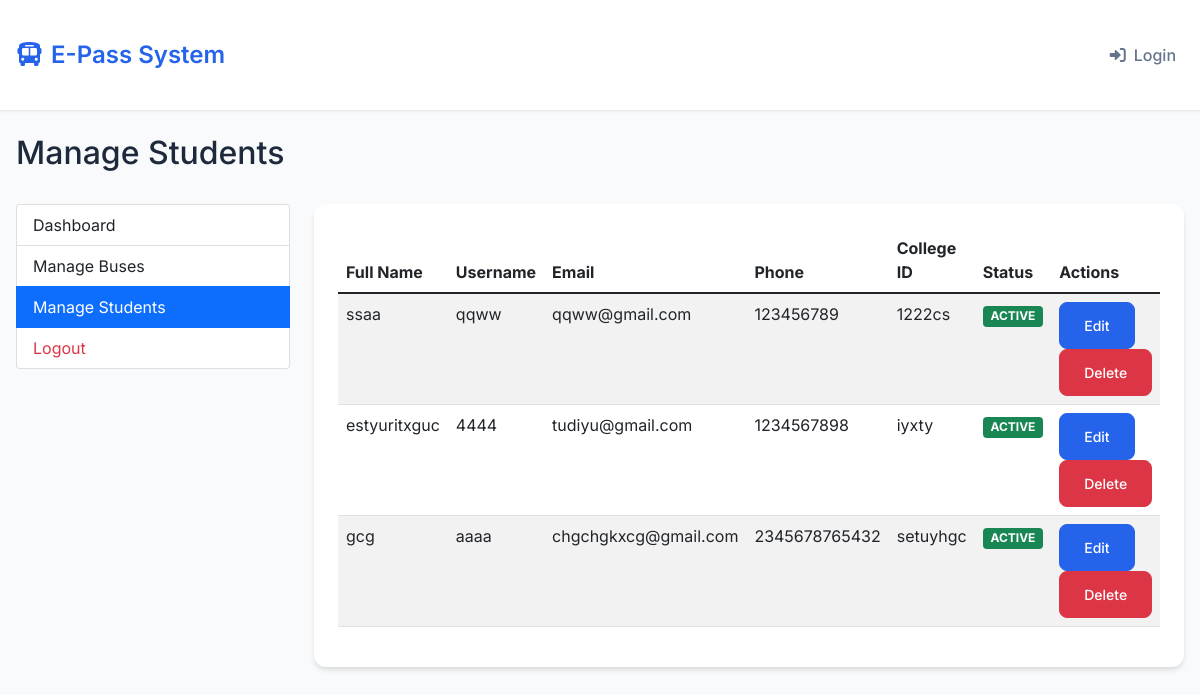
Before: /admin/students (signed in) with the older database file.
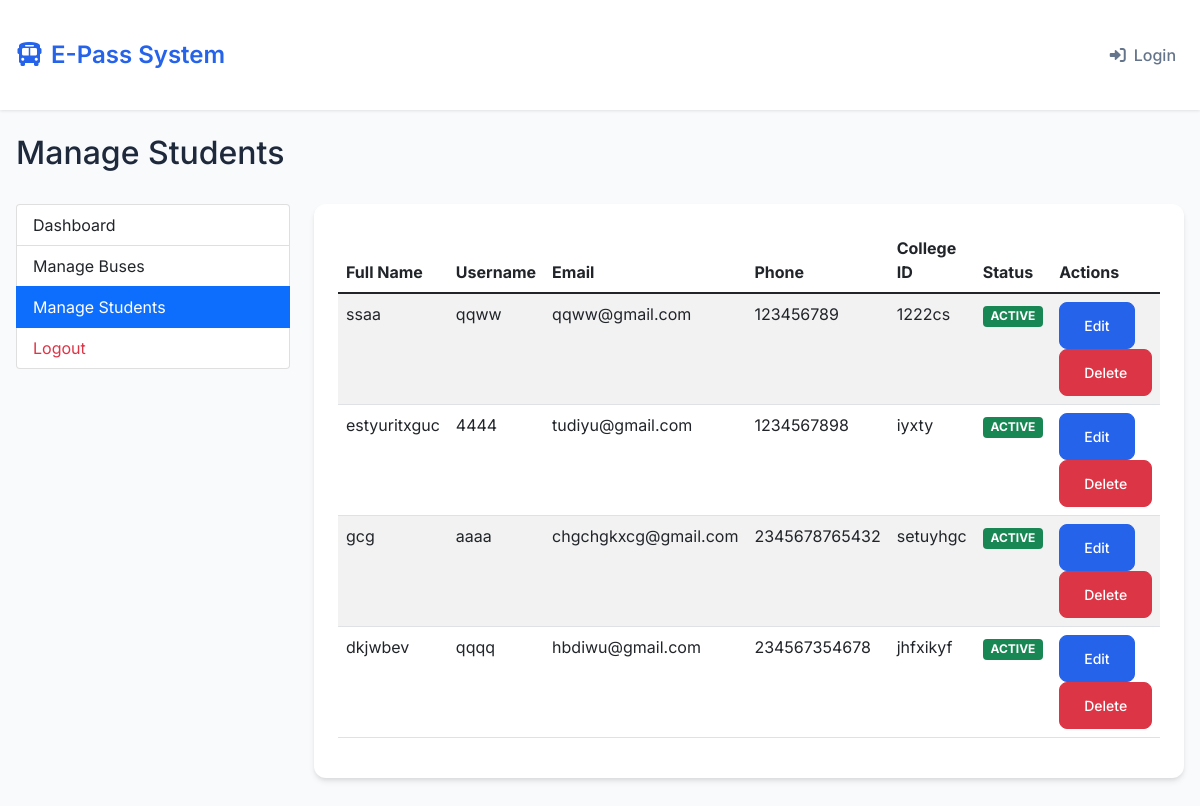
After: the same page with the newer database file.
### app.py (models this page shows, shortened)
class Student(db.Model):
    id = db.Column(db.Integer, primary_key=True)
    username = db.Column(db.String(80), unique=True, nullable=False)
    email = db.Column(db.String(120), unique=True, nullable=False)
    password = db.Column(db.String(120), nullable=False)
    full_name = db.Column(db.String(120), nullable=False)
    phone = db.Column(db.String(20), nullable=False)
    college_id = db.Column(db.String(50), nullable=False)
    status = db.Column(db.String(20), default='ACTIVE')

### app.py (the view)
@app.route('/admin/students')
@admin_required
def admin_students():
    students = Student.query.all()
    return render_template('admin/students.html', students=students)

### app.py (called while the page is built)
def admin_required(f):
    @wraps(f)
    def decorated_function(*args, **kwargs):
        if 'admin_id' not in session:
            return redirect(url_for('admin_login'))
        return f(*args, **kwargs)
    return decorated_function

### templates/admin/students.html (shortened to what this page needs)
{% extends "base.html" %}
{% block content %}
<div class="row mb-4">
    <div class="col-md-12">
        <h2>Manage Students</h2>
    </div>
</div>
<div class="row">
    <div class="col-md-3">
        <div class="list-group">
            <a href="/admin/dashboard" class="list-group-item list-group-item-action">
                Dashboard
            </a>
            <a href="/admin/buses" class="list-group-item list-group-item-action">
                Manage Buses
            </a>
            <a href="/admin/students" class="list-group-item list-group-item-action active">
                Manage Students
            </a>
            <a href="#" onclick="adminLogout()" class="list-group-item list-group-item-action text-danger">
                Logout
            </a>
        </div>
    </div>
    <div class="col-md-9">
        <div class="card">
            <div class="card-body">
                <div class="table-responsive">
                    <table class="table table-striped">
                        <thead>
                            <tr>
                                <th>Full Name</th>
                                <th>Username</th>
                                <th>Email</th>
                                <th>Phone</th>
                                <th>College ID</th>
                                <th>Status</th>
                                <th>Actions</th>
                            </tr>
                        </thead>
                        <tbody id="studentsTableBody">
                            {% for student in students %}
                            <tr id="student-{{ student.id }}">
                                <td>{{ student.full_name }}</td>
                                <td>{{ student.username }}</td>
                                <td>{{ student.email }}</td>
                                <td>{{ student.phone }}</td>
                                <td>{{ student.college_id }}</td>
                                <td>
                                    <span class="badge bg-{{ 'success' if student.status == 'ACTIVE' else 'danger' }}">
                                        {{ student.status }}
                                    </span>
                                </td>
                                <td>
                                    <button class="btn btn-sm btn-primary" onclick="editStudent({{ student.id }})">Edit</button>
                                    <button class="btn btn-sm btn-danger" onclick="deleteStudent({{ student.id }})">Delete</button>
                                </td>
                            </tr>
                            {% endfor %}
                        </tbody>
                    </table>
                </div>
            </div>
        </div>
    </div>
</div>
{% endblock %}

Changed rows visible on the page:
added Student: full_name "dkjwbev", username "qqqq", email "hbdiwu@gmail.com", phone "234567354678", college_id "jhfxikyf", status "ACTIVE"
